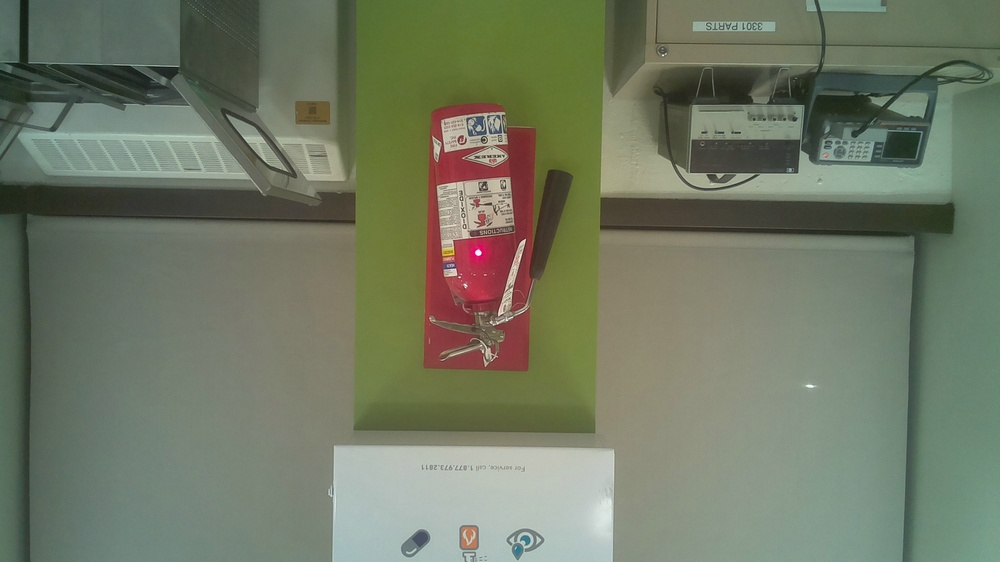
#> input picture LaserPath/Archived/LaserOnFE2.jpg, 1000 x 562 px, shrunk from 2560 x 1440 before the run
$ python -i FindLaser.py   (imports and definitions only)
#> lines starting #> are read from the running program, lines starting #| are printed output that depends on the picture; after the words box and inside, x2 and y2 are one past the last pixel; in counts of white or black regions, pixels touching at a corner belong together
#> further down, picture is the input picture: shape (562, 1000, 3); mean B, G, R 100.3, 120.8, 112.8
import cv2
import numpy as np
from LaserPath.Archived.FindRoundest import FindRoundest

def FindLaser(image):
    # Convert the image from BGR to HSV/YUV color space
    hlsImage = cv2.cvtColor(image, cv2.COLOR_BGR2HLS)
#> hlsImage: shape (562, 1000, 3); mean of channels 0, 1, 2 52.2, 111.1, 35.9
    yuvImage = cv2.cvtColor(image, cv2.COLOR_BGR2YUV)
#> yuvImage: shape (562, 1000, 3); mean of channels 0, 1, 2 116.1, 120.4, 125.1

    # Define Light Color Ranges and Create a Mask
    lower_hls1 = np.array([0, 230, 0])
    upper_hls1 = np.array([180, 255, 255])
    lower_yuv2 = np.array([200, 0, 0])
    upper_yuv2 = np.array([255, 255, 160])
    mask1 = cv2.inRange(hlsImage, lower_hls1, upper_hls1)
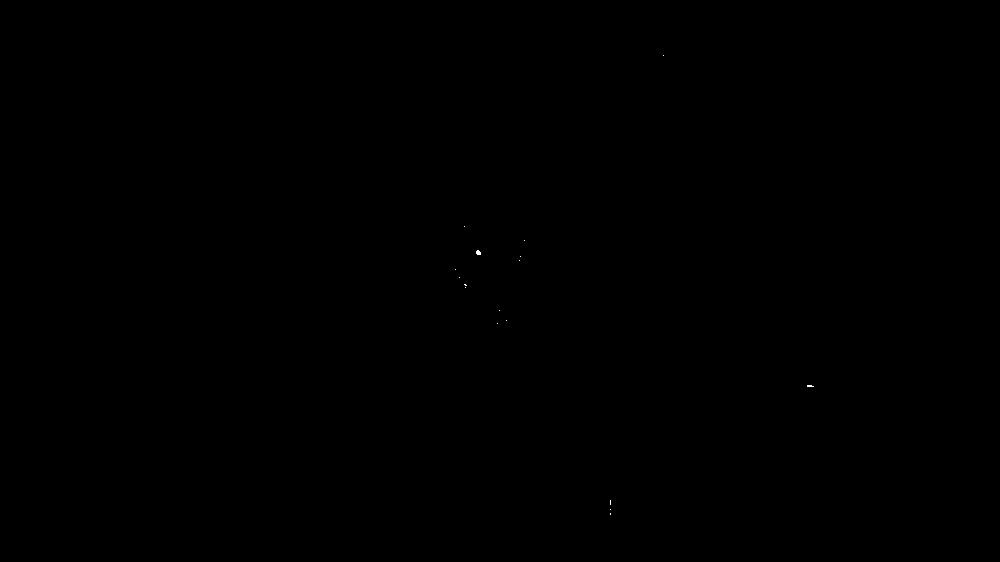
#> mask1: shape (562, 1000); 0.01% white in thin lines or dots, all inside (x1, y1, x2, y2) = (455, 55, 814, 515)
    mask2 = cv2.inRange(yuvImage, lower_yuv2, upper_yuv2)
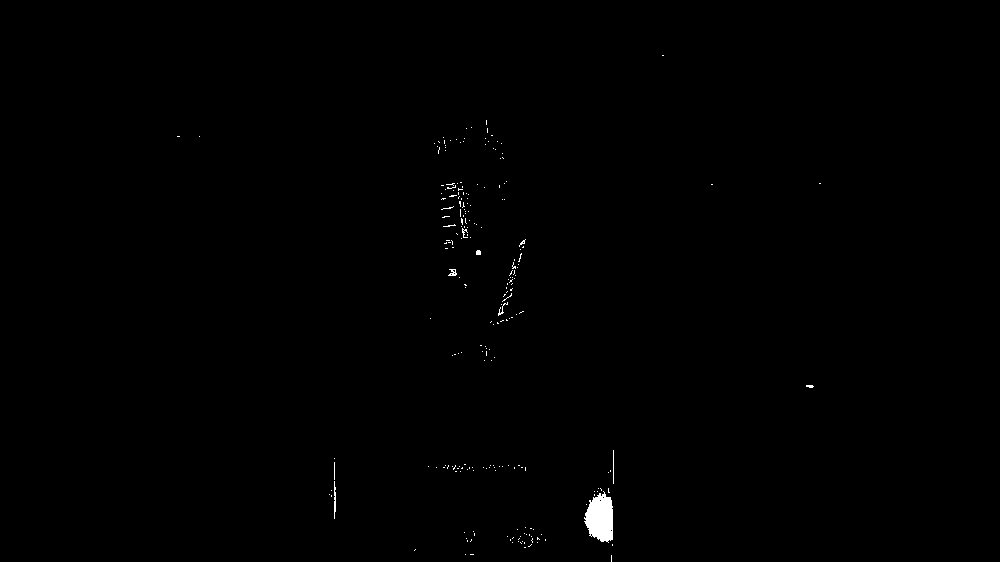
#> mask2: shape (562, 1000); 0.34% white; 231 white regions (224 under 20 px), largest, box (x1, y1, x2, y2) and area: (584, 491, 613, 543) 1077, (334, 481, 336, 519) 59, (448, 269, 457, 276) 38
    mask = cv2.bitwise_and(mask1, mask2)

    # Denoise the mask using morphological operations
    kernel = np.array([[0.5, 1, 0.5], [1, 2, 1], [0.5, 1, 0.5]])
    mask = cv2.morphologyEx(mask, cv2.MORPH_OPEN, kernel)
#> mask: shape (562, 1000); 0% white; 1 white region (1 under 20 px)
    mask = cv2.morphologyEx(mask, cv2.MORPH_CLOSE, kernel)

    # Find Countours
    contours, _ = cv2.findContours(mask, cv2.RETR_EXTERNAL, cv2.CHAIN_APPROX_SIMPLE)
#> contours = 1 item
    if contours:
#> (the run stopped early here; a loop or call above may not have finished)
